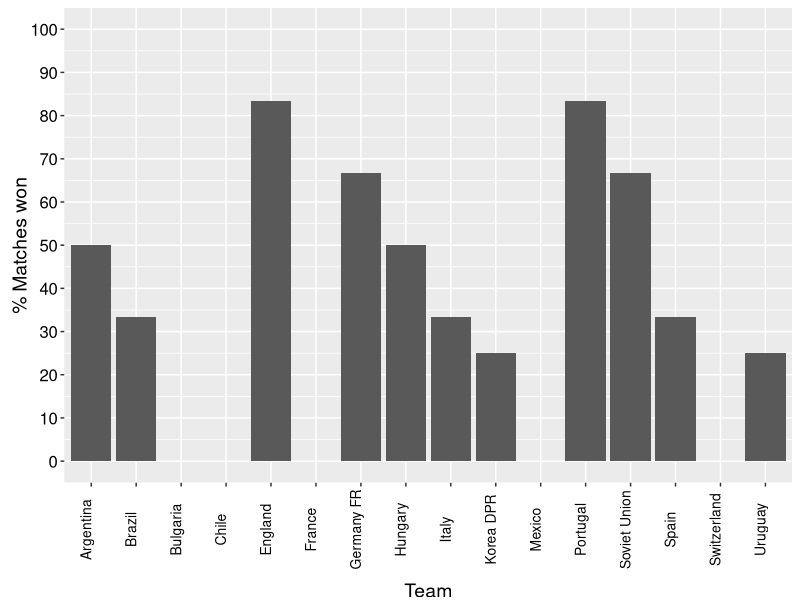

Generate this figure with R:
## ---- chunk 1

library(ggplot2)
data<-read.csv("world_cup_data.csv")
names(data) <- c("Year","Team", "ISO.code","Goals.for", "Goals.against", "Penalties","Matches", "Shots.on.goal", "Shots.wide", "Free.kicks", "Offside","Corners", "Won", "Drawn", "Lost")
# Year <- unique(sort(data$Year))
# Country <- unique(sort(data$Team))
data_sub<-subset(data, Year == "1966")                                
p <- ggplot(data_sub, aes(x = Team, y = (Won/(Won+Drawn+Lost)*100))) + geom_bar(stat = "identity")+
        scale_fill_manual("", values=c("target"="darkgrey","try"="blue"))+
        scale_y_continuous(breaks=seq(0,100,10),limits=c(0,100),"% Matches won")+
        theme(axis.title.x = element_text(size = 14, vjust = -1))+
        theme(axis.title.y = element_text(size = 14, angle=90, vjust=0))+
        theme(axis.text.x = element_text(size = 10,colour="black",vjust = 0, angle = 90))+
        theme(axis.text.y = element_text(size = 12,colour="black"))
        print(p)
